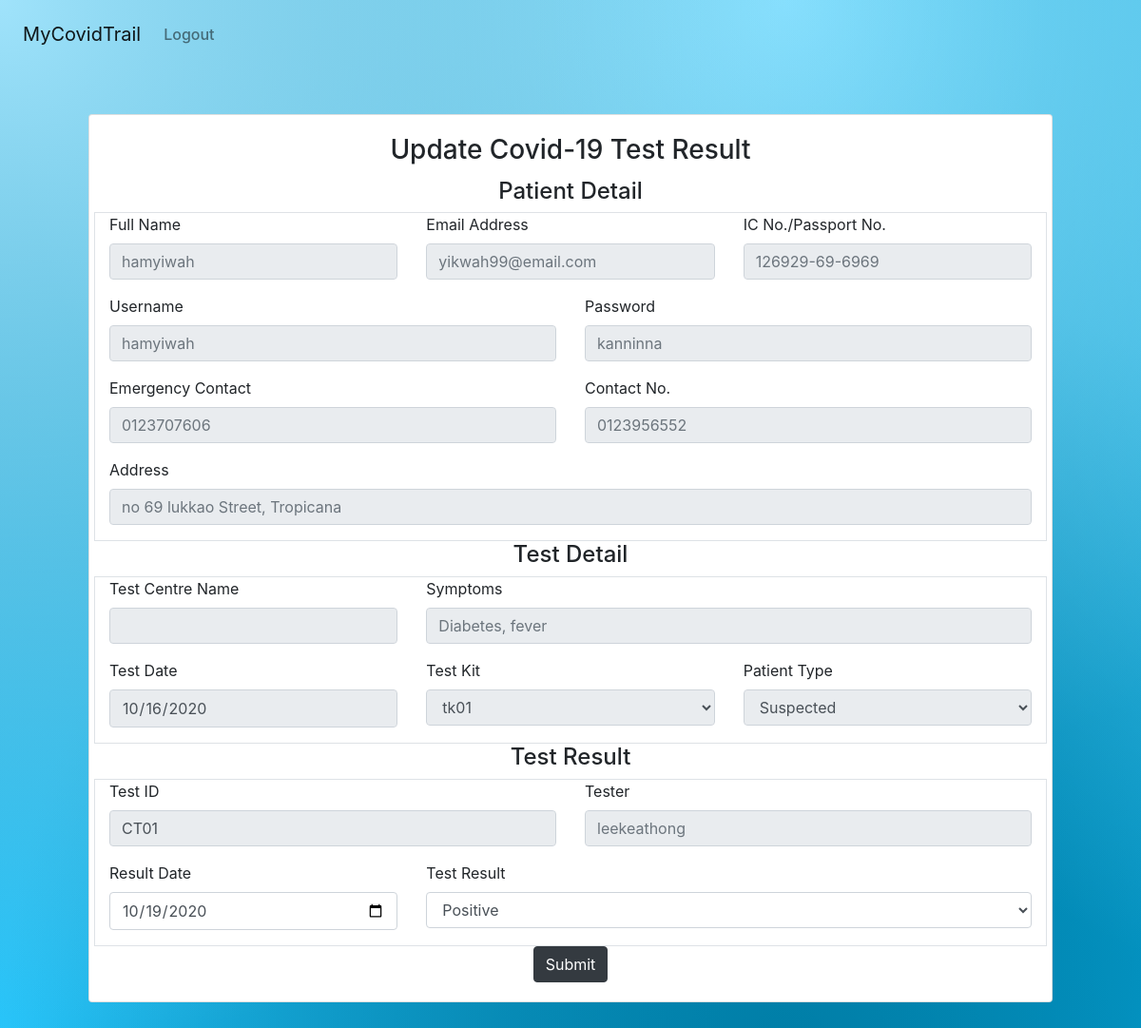
The app's page /php/update-test-report-form.php?test=CT01 with its own data.
### tables this page shows
CREATE TABLE `user` (
  `username` varchar(50) NOT NULL,
  `password` varchar(20) NOT NULL,
  `name` varchar(200) NOT NULL,
  `email` varchar(100) NOT NULL,
  `address` varchar(500) NOT NULL,
  `identificationNo` varchar(20) NOT NULL,
  `contactNo` varchar(13) NOT NULL
);

CREATE TABLE `patient` (
  `username` varchar(50) NOT NULL,
  `patientType` varchar(20) NOT NULL,
  `symptoms` varchar(250) DEFAULT NULL,
  `emergencyContact` varchar(14) NOT NULL
);

CREATE TABLE `covidtest` (
  `testID` varchar(20) NOT NULL,
  `testDate` date NOT NULL,
  `status` varchar(50) NOT NULL,
  `result` varchar(50) NOT NULL,
  `resultDate` date NOT NULL,
  `recipient` varchar(50) NOT NULL,
  `tester` varchar(50) NOT NULL,
  `kitID` varchar(20) NOT NULL,
  `location` varchar(20) NOT NULL
);

### php/update-test-report-form.php (the view, shortened to what this page needs)
<?php
include_once("database.php");
if (isset($_GET['test'])){
  $testResult = mysqli_query($con,"SELECT * from user,patient,covidtest WHERE user.username=patient.username AND covidtest.recipient=patient.username AND covidtest.testID='".$_GET['test']."';");
}
?>
<!doctype html>
<html lang="en">
  <head>
    <link rel="stylesheet" href="https://maxcdn.bootstrapcdn.com/bootstrap/4.0.0/css/bootstrap.min.css">
    <link rel="stylesheet" href="../css/style.css">
  </head>
  <body>
    <?php include 'navbar.php';?>
    <div class="container">
      <div class="card m-5">
        <div class='card-body'>
          <h3 class="card-title text-center">Update Covid-19 Test Result</h3>
          <h4 class=" text-center">Patient Detail</h4>
          <div class="row border" style="border:10px;">
            <?php
            if (isset($_GET['test'])){
            while($testRow=mysqli_fetch_array($testResult)){ ?>
            <div class="col-md-4">
              <div class="form-group">
                <label>Full Name</label>
                <input type="text" name="name" class="form-control"  placeholder="<?php echo $testRow["username"]; ?>" disabled>
              </div>
            </div>
            <div class="col-md-4">
              <div class="form-group">
                <label>Email Address</label>
                <input type="text" name="email" class="form-control"  placeholder="<?php echo $testRow["email"]; ?>" disabled>
              </div>
            </div>
            <div class="col-md-4">
              <div class="form-group">
                <label>IC No./Passport No.</label>
                <input type="text" name="identificationNo" class="form-control"  placeholder="<?php echo $testRow["identificationNo"]; ?>" disabled>
              </div>
            </div>
            <div class="col-md-6">
              <div class="form-group">
                <label>Username</label>
                <input type="text" name="username" class="form-control"  placeholder="<?php echo $testRow["username"]; ?>" disabled>
              </div>
            </div>
            <div class="col-md-6">
              <div class="form-group">
                <label>Password</label>
                <input type="password" name="password" class="form-control"  placeholder="<?php echo $testRow["password"]; ?>" disabled>
              </div>
            </div>
            <div class="col-md-6">
              <div class="form-group">
                <label>Emergency Contact</label>
                <input type="text" name="emergency" class="form-control"  placeholder="<?php echo $testRow["emergencyContact"]; ?>" disabled>
              </div>
            </div>
            <div class="col-md-6">
              <div class="form-group">
                <label>Contact No.</label>
                <input type="text" name="contactNo" class="form-control"  placeholder="<?php echo $testRow["contactNo"]; ?>" disabled>
              </div>
            </div>
            <div class="col-md-12">
              <div class="form-group">
                <label>Address</label>
                <input type="text" name="address" class="form-control"  placeholder="<?php echo $testRow["address"]; ?>" disabled>
              </div>
            </div>
          </div>
          <h4 class=" text-center">Test Detail</h4>
          <div class="row border" style="border:10px;">
            <div class="col-md-4">
              <div class="form-group">
                <label>Test Centre Name</label>
                <input type="text" name="testcentre" class="form-control"  value="<?php echo $_SESSION['testcentre']; ?>" disabled>
              </div>
            </div>
            <div class="col-md-8">
              <div class="form-group">
                <label>Symptoms</label>
                <input type="text" name="symptoms" class="form-control"  placeholder="<?php echo $testRow["symptoms"]; ?>" disabled>
              </div>
            </div>
            <div class="col-md-4">
              <div class="form-group">
                <label>Test Date</label>
                <input name="testDate" value="<?php echo $testRow["testDate"]; ?>"class="form-control" type="date" disabled>
              </div>
            </div>
            <div class="col-md-4">
              <div class="form-group">
                <label>Test Kit</label>
                <select id="inputState" name="kitID" class="form-control" disabled>
                  <option value="<?php echo $testRow["kitID"]; ?>"><?php echo $testRow["kitID"]; ?></option>
                </select>
              </div>
            </div>
            <div class="col-md-4">
              <div class="form-group">
                <label>Patient Type</label>
                <select id="inputState" name="patientType" class="form-control" disabled>
                  <option value ="<?php echo $testRow["patientType"]; ?>" selected><?php echo $testRow["patientType"]; ?></option>
                </select>
              </div>
            </div>
          </div>
          <form method="POST" action="#">
            <h4 class=" text-center">Test Result</h4>
            <div class="row border" style="border:10px;">
              <div class="col-md-6">
                <div class="form-group">
                  <label>Test ID</label>
                  <input type="text" name="testID" class="form-control"  value="<?php echo $testRow['testID']; ?>" disabled>
                </div>
              </div>
              <div class="col-md-6">
                <div class="form-group">
                  <label>Tester</label>
                  <input type="text" name="tester" class="form-control"  placeholder="<?php echo $testRow['tester']; ?>" disabled>
                </div>
              </div>
              <div class="col-md-4">
                <div class="form-group">
                  <label>Result Date</label>
                  <input name="resultDate" value="<?php echo (date("Y-m-d")); ?>"class="form-control" type="date">
                </div>
              </div>
              <div class="col-md-8">
                <div class="form-group">
                  <label>Test Result</label>
                  <select id="inputState" name="result" class="form-control">
                    <option value ="positive" selected>Positive</option>
                  </select>
                </div>
              </div>
              <?php }} ?>
            </div>
            <div class="col-md-12 text-center">
              <input type="submit" name="submit" value="Submit" class="btn btn-dark">
            </div>
          </form>
        </div>
      </div>
    </div>
  </body>
</html>

### css/style.css (style rules this page uses)
body { background-color: #007ea7; background-attachment: fixed; background-size: cover; }

### records on screen
user: name "hamyiwah", email "yikwah99@email.com", identificationNo "126929-69-6969", username "hamyiwah", emergency "0123707606", contactNo "0123956552", address "no 69 lukkao Street, Tropicana", symptoms "Diabetes, fever", testDate "10/16/2020", kitID "tk01", patientType "Suspected", testID "CT01", tester "leekeathong"
